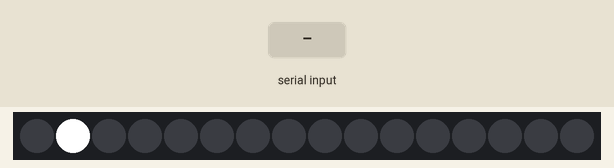
Recording of a sketch running on a simulated Arduino Uno, built with avr-gcc and run on an emulated ATmega328P. On the bench: 16 RGB LEDs in strip order, left to right. Inputs (shaded band) come from the test bench.

Above: at 0.09 s.
At 1.16 s:
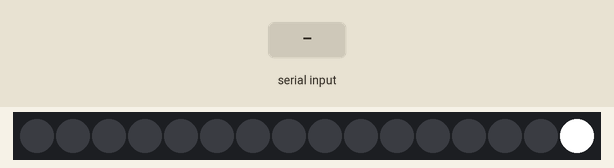
2.5 s: byte 30 received over Serial
At 2.51 s:
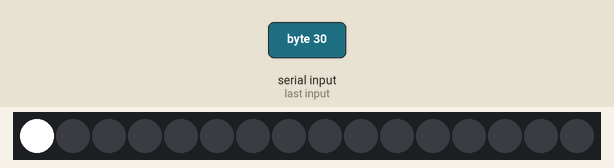
Timing chart, 0 to 5.5 s (numbered marks = the images above; inputs shaded):
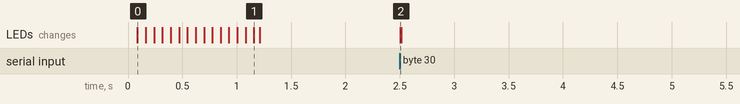

Measured:
- after the input at 2.5 s, the LEDs: change at once (image 2)

The sketch:

midifire16_test1.ino
```cpp
//#include <MIDI.h>
//#include <midi_Defs.h>
//#include <midi_Namespace.h>
//#include <midi_Settings.h>

#include <Tlc5940.h>

// setup
void setup()
{
  Tlc.init();
  Tlc.clear();

  // Explicitly turn off active flames
  for(int c=0; c<16 ;c++)
  {
      Tlc.set(c,0);
  }
  Tlc.update();

  // Little pattern to show we're alive

  for (int c=0; c<16; c++)
  {
     Tlc.set(c,4095);
     Tlc.update();
     delay(50);

     Tlc.set(c,0);
     Tlc.update();
     delay(20);
  }

  Serial.begin(31250);
}


// main loop
void loop()
{
    // Call MIDI.read the fastest you can for real-time performance.
    //MIDI.read();
//
//   // Send some midi data.
//   Serial.write(0x90);  // Note On
//   Serial.write(0x3c);  // Middle C
//   Serial.write(0x7f);  // Max velocity
//   Tlc.set(0,4095);
//   Tlc.update();
//   delay(500);
//
//   Serial.write(0x80);  // Note Off
//   Serial.write(0x3c);  // Middle C
//   Serial.write(0x7f);  // Max velocity
//   Tlc.set(0,0);
//   Tlc.update();
//   delay(500);


  if(Serial.available() >= 1)
  {
    //int n = Serial.read();
    Tlc.set(0,4095);
    Tlc.update();
    delay(5);

    int n = Serial.read();
  }
  else
  {
    Tlc.set(0,0);
    Tlc.update();
  }
}
```
